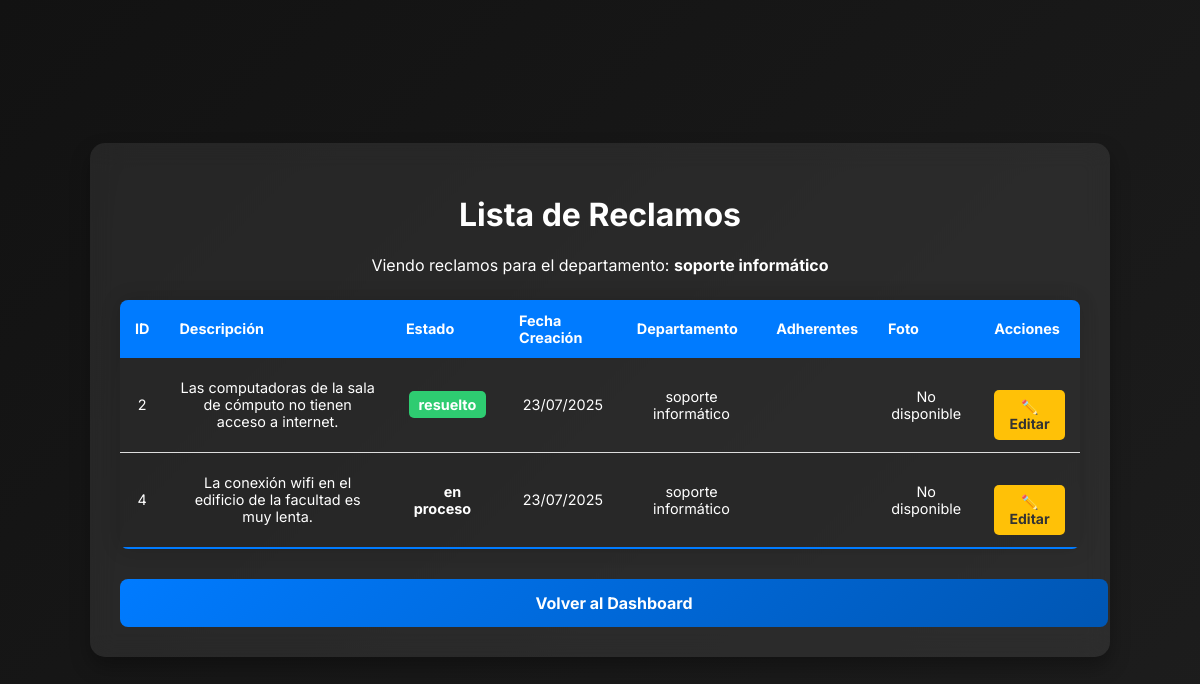
/listar_reclamos (signed in), run on the app's committed database.
### modules/modelos.py (models this page shows, shortened)
class ModeloUsuario(Base):
    __tablename__= 'usuarios'
    id= Column(Integer, primary_key=True)
    nombre=Column(String(1000), nullable=False, unique=False)
    apellido=Column(String(1000), nullable=False, unique= False)
    username=Column(String(100), nullable=False, unique=True)
    email= Column(String(1000), nullable=False, unique=True)
    password= Column(String(1000), nullable=False)
    rol=Column(String, default="usuario")
    claustro=Column(String(100), nullable=True)
    departamento = Column(String(100), default="sin_departamento")

class ModeloReclamo(Base):
    __tablename__= 'reclamos'
    id= Column(Integer, primary_key=True)
    descripcion= Column(String(1000), nullable=False)
    estado= Column(String(50), default="pendiente") #El estado. Puede ser Pendiente, o Resuelto
    departamento= Column(String(100), nullable=False)
    fecha_creacion= Column(DateTime, default=datetime.utcnow)
    fecha_resolucion= Column(DateTime, nullable=True)
    id_usuario= Column(Integer, ForeignKey('usuarios.id')) #Reclamo ligado a usuario
    foto = Column(String(255), nullable=True)

### server.py (the view)
@app.route('/listar_reclamos', methods=['GET'])
@login_required
def listar_reclamos():
    departamento_filtro = request.args.get('departamento')
    departamentos = gestor_reclamos.obtener_departamentos()
    if current_user.is_authenticated and current_user.es_secretario():
        if departamento_filtro:
            lista_reclamos = gestor_reclamos.listar_reclamos_por_departamento(departamento_filtro)
        else:
            lista_reclamos = gestor_reclamos.obtener_todos_los_reclamos()
    elif current_user.is_authenticated and current_user.es_jefe():
        lista_reclamos = gestor_reclamos.listar_reclamos_por_departamento(current_user.departamento)
        departamentos = []
    else:
        if departamento_filtro:
            lista_reclamos = gestor_reclamos.listar_reclamos_por_departamento(departamento_filtro, estado="pendiente")
        else:
            lista_reclamos = gestor_reclamos.listar_reclamos_para_usuarios()
    return render_template('listar_reclamos.html',
                           lista_reclamos=lista_reclamos,
                           departamentos=departamentos,
                           departamento_filtro=departamento_filtro)

### modules/dominio.py (called while the page is built)
    @property
    def id(self):
        return self.__id

    @property
    def descripcion(self):
        return self.__descripcion

    @property
    def estado(self):
        return self.__estado

    @property
    def departamento(self):
        return self.__departamento

    @property
    def fecha_creacion(self):
        return self.__fecha_creacion

    @property
    def foto(self):
        return self.__foto

    @id.setter
    def id(self, p_id):
        if p_id is not None and not isinstance(p_id, int):
            raise ValueError("El id debe ser un número entero")
        self.__id=p_id

    @descripcion.setter
    def descripcion(self, p_descripcion):
        if not isinstance(p_descripcion, str) or p_descripcion.strip() == "":
            raise ValueError("La descripcion no puede estar vacía")
        self.__descripcion= p_descripcion.strip()

    @estado.setter
    def estado(self, p_estado):
        if p_estado not in ["pendiente", "resuelto", "en proceso","inválido"]:
            raise ValueError("El estado debe ser 'pendiente', 'resuelto', 'en proceso' o 'invalido'")
        self.__estado=p_estado

    @id_usuario.setter
    def id_usuario(self, p_id_usuario):
        if  p_id_usuario is not None and not isinstance(p_id_usuario, int):
            raise ValueError("El ID de usuario debe ser un número entero")
        self.__id_usuario=p_id_usuario

    @departamento.setter
    def departamento(self, p_departamento):
        if not isinstance(p_departamento, str) or p_departamento.strip()== "":
            raise ValueError("El departamento no puede estar vacío")
        self.__departamento=p_departamento

    @fecha_creacion.setter
    def fecha_creacion(self, p_fecha_creacion):
        self.__fecha_creacion= p_fecha_creacion

    @foto.setter
    def foto(self, p_foto):
        self.__foto=p_foto

    @fecha_resolucion.setter
    def fecha_resolucion(self, p_fecha_resolucion):
        self.__fecha_resolucion= p_fecha_resolucion

    @property
    def id(self):
        return self.__id

    @property
    def nombre(self):
        return self.__nombre

    @property
    def apellido(self):
        return self.__apellido

    @property
    def username(self):
        return self.__username

    @property
    def email(self):
        return self.__email

    @property
    def password(self):
        return self.__password

    @property
    def rol(self):
        return self.__rol

    @property
    def departamento(self):
        return self.__departamento

### templates/listar_reclamos.html (shortened to what this page needs)
<!DOCTYPE html>
<html lang="es">
<head>
    <link rel="stylesheet" type="text/css" href="{{ url_for('static', filename='style.css') }}">
</head>
<body>
    <div class="container" style="width: 80%; max-width: 1200px;">
        <h1>Lista de Reclamos</h1>
        {% if not (current_user.es_jefe() or current_user.es_secretario()) %}
            <form method="GET" action="{{ url_for('listar_reclamos') }}" class="filter-form">
                <label for="departamento">Filtrar por departamento:</label>
                <select name="departamento" class="form-control">
                    <option value="">Todos</option>
                    {% for depto in departamentos %}
                        <option value="{{ depto }}" {% if departamento_filtro == depto %}selected{% endif %}>{{ depto }}</option>
                    {% endfor %}
                </select>
                <button type="submit" class="btn-primary" style="width: auto; padding: 10px 20px;">Filtrar</button>
            </form>
        {% else %}
             <p>Viendo reclamos para el departamento: <strong>{{ current_user.departamento }}</strong></p>
        {% endif %}
        {% if lista_reclamos %}
            <table class="styled-table">
                <thead>
                    <tr>
                        <th>ID</th>
                        <th>Descripción</th>
                        <th>Estado</th>
                        <th>Fecha Creación</th>
                        <th>Departamento</th>
                        <th>Adherentes</th>
                        <th>Foto</th>
                        <th>Acciones</th>
                    </tr>
                </thead>
                <tbody>
                    {% for reclamo in lista_reclamos %}
                    <tr>
                        <td>{{ reclamo.id }}</td>
                        <td>{{ reclamo.descripcion }}</td>
                        <td><span class="status {{ reclamo.estado|replace(' ', '.') }}">{{ reclamo.estado }}</span></td>
                        <td>{{ reclamo.fecha_creacion.strftime('%d/%m/%Y') }}</td>
                        <td>{{ reclamo.departamento }}</td>
                        <td>{{ reclamo.adherentes }}</td>
                        <td>
                            {% if reclamo.foto %}
                                <img src="{{ url_for('static', filename='uploads/' + reclamo.foto) }}" alt="Foto del reclamo" width="100" style="border-radius: 5px;">
                            {% else %}
                                <span>No disponible</span>
                            {% endif %}
                        </td>
                        <td>
                            {% if current_user.es_jefe() or current_user.es_secretario()%}
                                <a href="{{ url_for('editar_reclamo', id=reclamo.id) }}" class="btn-edit">✏️ Editar</a>
                            {% endif %}
                        </td>
                    </tr>
                    {% endfor %}
                </tbody>
            </table>
        {% else %}
            <div class="alert alert-info">No hay reclamos que coincidan con los criterios de búsqueda.</div>
        {% endif %}
        <div class="links-container" style="margin-top: 30px;">
            {% if current_user.es_jefe() or current_user.es_secretario() %}
                <a href="{{ url_for('dashboard') }}" class="btn-primary">Volver al Dashboard</a>
            {% else %}
                <a href="{{ url_for('menu_principal') }}" class="btn-primary">Volver al Menú</a>
                <a href="{{ url_for('agregar_reclamo') }}" class="btn-secondary" style="margin-left: 10px;">Crear un Reclamo</a>
            {% endif %}
        </div>
    </div>
</body>
</html>

### static/style.css (style rules this page uses)
body { font-family: 'Inter', sans-serif; background: linear-gradient(135deg, #121212, #1d1d1d); color: #ffffff; margin: 0; display: flex; justify-content: center; align-items: center; min-height: 100vh; }
.container { width: 40%; padding: 30px; background: rgba(255, 255, 255, 0.08); box-shadow: 0px 10px 20px rgba(0, 0, 0, 0.3); border-radius: 15px; backdrop-filter: blur(12px); text-align: center; transition: all 0.3s ease-in-out; }
.btn-primary { display: block; width: 100%; padding: 14px; font-size: 16px; font-weight: bold; background: linear-gradient(135deg, #007bff, #0056b3); color: white; border: none; border-radius: 8px; cursor: pointer; transition: 0.4s ease-in-out; margin-top: 20px; }
a { color: #f8f9fa; text-decoration: none; font-weight: bold; display: block; margin-top: 20px; transition: 0.3s; }

### templates/listar_reclamos.html (style rules this page uses)
.styled-table { width: 100%; border-collapse: collapse; margin: 25px 0; font-size: 0.9em; border-radius: 8px; overflow: hidden; box-shadow: 0 0 20px rgba(0, 0, 0, 0.15); }
.styled-table thead tr { background-color: #007bff; color: #ffffff; text-align: left; }
.styled-table th, .styled-table td { padding: 12px 15px; }
.styled-table tbody tr { border-bottom: 1px solid #dddddd; }
.styled-table tbody tr:nth-of-type(even) { background-color: rgba(0,0,0,0.05); }
.styled-table tbody tr:last-of-type { border-bottom: 2px solid #007bff; }
.status { padding: 5px 10px; border-radius: 5px; color: white; font-weight: bold; }
.status.resuelto { background-color: #2ecc71; }
.btn-join, .btn-edit { padding: 8px 12px; border: none; border-radius: 5px; cursor: pointer; color: white; text-decoration: none; display: inline-block; font-size: 14px; }
.btn-edit { background-color: #ffc107; color: #333; }

### data on the page
ModeloUsuario: departamento "soporte informático"
ModeloReclamo: id "2", descripcion "Las computadoras de la sala de cómputo no tienen acceso a internet.", estado "resuelto", fecha_creacion "23/07/2025", departamento "soporte informático"
ModeloReclamo: id "4", descripcion "La conexión wifi en el edificio de la facultad es muy lenta.", estado "en proceso", fecha_creacion "23/07/2025", departamento "soporte informático"
